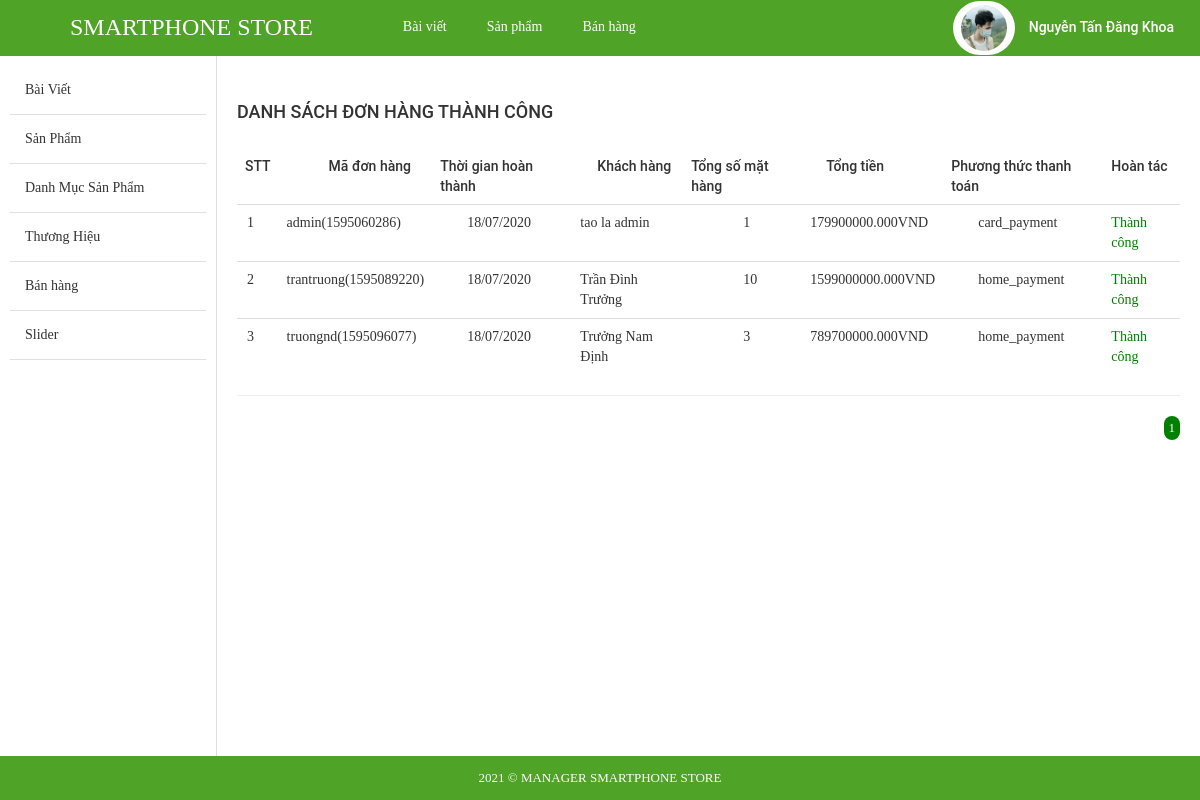
Page /store/admin/index.php?modules=orders&controllers=index&action=list (signed in) on the committed database.
### tables this page shows
CREATE TABLE `tbl_order` (
  `id` int(11) NOT NULL,
  `custom_id` int(11) NOT NULL,
  `total_price` float NOT NULL,
  `total_num_product` int(11) NOT NULL,
  `create_date` varchar(255) NOT NULL,
  `note` text NOT NULL,
  `payment_method` varchar(255) NOT NULL,
  `status` enum('Thành công','Chờ xác nhận','Hủy','') NOT NULL,
  `id_cart` int(11) NOT NULL,
  `time` varchar(255) NOT NULL,
  `code` varchar(255) NOT NULL,
  `date_confirm` varchar(255) NOT NULL
);

### store/admin/libraries/database.php (called while the page is built, shortened)
<?php
function db_query($query_string) {
    global $conn;
    $result = mysqli_query($conn, $query_string);
    return $result;
}
function db_fetch_row($query_string) {
    $mysqli_result = db_query($query_string);
    $result = mysqli_fetch_assoc($mysqli_result);
    return $result;
}
function db_fetch_array($query_string) {
    $result = array();
    $mysqli_result = db_query($query_string);
    while ($row = mysqli_fetch_assoc($mysqli_result)) {
        $result[] = $row;
    }
    return $result;
}

### store/admin/modules/orders/models/indexModel.php (called while the page is built, shortened)
<?php
function getAllOrder(){
	return db_fetch_array("SELECT * FROM `tbl_order` WHERE `status` ='Thành công'");
}
function getNameCus($id){
	$data = db_fetch_row("SELECT * FROM `tbl_customer` WHERE `id` = '$id'");
	return $data['fullname'];
}
 ?>

### store/admin/modules/orders/controllers/indexController.php (called while the page is built, shortened)
<?php
function listAction() {
	$data_tmp = getAllOrder();
	foreach ($data_tmp as $key => $value) {
		$data_tmp[$key]['fullname'] = getNameCus($data_tmp[$key]['custom_id']);
	}
	if(!empty($_GET['page'])){
		$page = $_GET['page'];
	}else{
		$page =1;
	}
	$numProduct = count($data_tmp);
	$productOnPage = 5;
	$num = ceil($numProduct/$productOnPage);
	$start = ($page - 1) * $productOnPage;
	$res =[];
	for ($i=$start; $i < $start+$productOnPage; $i++) {
		if(isset($data_tmp[$i]))
        $res[] = $data_tmp[$i];
	};
	$data = [$res, $num, $page];
	load_view('list',$data);
}
?>

### store/admin/core/router.php (called while the page is built, shortened)
<?php
$action_name = get_action().'Action';
call_function(array('construct', $action_name));

### store/admin/core/appload.php (called while the page is built, shortened)
<?php
require CONFIGPATH . DIRECTORY_SEPARATOR . 'database.php';
require LIBPATH . DIRECTORY_SEPARATOR . 'database.php';
require COREPATH . DIRECTORY_SEPARATOR . 'base.php';
require COREPATH . DIRECTORY_SEPARATOR . 'router.php';

### store/admin/index.php (called while the page is built, shortened)
<?php
require COREPATH.DIRECTORY_SEPARATOR.'appload.php';

### store/admin/modules/orders/views/listView.php (the view, shortened to what this page needs)
<div id="main-content-wp" class="list-product-page">
    <div class="wrap clearfix">
        <div id="content" class="fl-right">
            <div class="section" id="title-page">
                <div class="clearfix">
                    <h3 id="index" class="fl-left">Danh sách đơn hàng thành công</h3>
                </div>
            </div>
            <div class="section" id="detail-page">
                <div class="section-detail">
                    <div class="table-responsive">
                        <table class="table list-table-wp">
                            <thead>
                                <tr>
                                    <td><span class="thead-text">STT</span></td>
                                    <td style="padding-left: 50px"><span class="thead-text">Mã đơn hàng</span></td>
                                    <td><span class="thead-text">Thời gian hoàn thành</span></td>
                                    <td style="padding-left: 25px"><span class="thead-text">Khách hàng</span></td>
                                    <td><span class="thead-text">Tổng số mặt hàng</span></td>
                                    <td style="padding-left: 24px"><span class="thead-text">Tổng tiền</span></td>
                                    <td><span class="thead-text">Phương thức thanh toán</span></td>
                                    <td><span class="thead-text">Hoàn tác</span></td>
                                </tr>
                            </thead>
                            <tbody>
                                <?php if(!empty($data['0'])) foreach ($data['0'] as $key => $value) {?>
                                <tr>
                                    <td style="padding-left: 10px"><span class="tbody-text"><?php echo ($key +1); ?></span></td>
                                    <td><span class="tbody-text"><?php  echo $value['code']; ?></span></td>
                                    <td style="padding-left: 35px"><span class="tbody-text"><?php  echo $value['date_confirm']; ?></span></td>
                                    <td><span class="tbody-text"><?php  echo $value['fullname']; ?></span></td>
                                    <td style="padding-left: 60px"><span class="tbody-text"><?php  echo $value['total_num_product']; ?></span></td>
                                    <td><span class="tbody-text"><?php  echo $value['total_price'].'0.000VND'; ?></h3></span>
                                    <td style="padding-left: 35px"><span class="tbody-text"><?php  echo $value['payment_method']; ?></span></td>
                                    <td><span class="tbody-text" style="color: green;">Thành công</span></td>
                                </tr>
                                <?php }; ?>
                            </tbody>
                        </table>
                        <hr>
                    </div>
                </div>
            </div>
            <div class="section" id="paging-wp">
                <div class="section-detail clearfix">
                    <ul id="list-paging" class="fl-right">
                        <?php for ($i=1; $i <= $data['1'] ; $i++) { ?>
                        <li>
                            <a <?php if($i == $data['2']) echo 'style="background-color: green;color:white; border-radius:300px;"';  ?>  href="?modules=orders&controllers=index&action=list&page=<?php echo $i; ?>" title=""><?php echo $i; ?></a>
                        </li>
                        <?php }; ?>
                    </ul>
                </div>
            </div>
        </div>
    </div>
</div>

### store/admin/core/base.php (shortened to what this page needs)
<?php
function get_module() {
    global $config;
    $module = isset($_GET['modules']) ? $_GET['modules'] : $config['default_module'];
    return $module;
}
function call_function($list_function = array()) {
    if (is_array($list_function)) {
        foreach ($list_function as $f) {
            if (function_exists($f())) {
                $f();
            }
        }
    }
}
function load_view($name, $data_send = array()) {
    $data = $data_send;
    $path = MODULESPATH . DIRECTORY_SEPARATOR . get_module() . DIRECTORY_SEPARATOR . 'views' . DIRECTORY_SEPARATOR . $name . 'View.php';
    if (file_exists($path)) {
        require $path;
    } else {
        echo "Không tìm thấy {$path}";
    }
}
function get_header($name = '') {
    global $data;
    if (empty($name)) {
        $name = 'header';
    } else {
        $name = "header-{$name}";
    }
    $path = LAYOUTPATH . DIRECTORY_SEPARATOR . $name . '.php';
    if (file_exists($path)) {
        if (is_array($data)) {
            foreach ($data as $key => $a) {
                $$key = $a;
            }
        }
        require $path;
    } else {
        echo "Không tìm thấy {$path}";
    }
}
function get_footer($name = '') {
    global $data;
    if (empty($name)) {
        $name = 'footer';
    } else {
        $name = "footer-{$name}";
    }
    $path = LAYOUTPATH . DIRECTORY_SEPARATOR . $name . '.php';
    if (file_exists($path)) {
        if (is_array($data)) {
            foreach ($data as $key => $a) {
                $$key = $a;
            }
        }
        require $path;
    } else {
        echo "Không tìm thấy {$path}";
    }
}
function get_sidebar($name = '') {
    global $data;
    if (empty($name)) {
        $name = 'sidebar';
    } else {
        $name = "sidebar-{$name}";
    }
    $path = LAYOUTPATH . DIRECTORY_SEPARATOR . $name . '.php';
    if (file_exists($path)) {
        if (is_array($data)) {
            foreach ($data as $key => $a) {
                $$key = $a;
            }
        }
        require $path;
    } else {
        echo "Không tìm thấy {$path}";
    }
}
?>

### store/admin/public/css/import/global.css (style rules this page uses)
body { font-family: "Roboto Regular"; font-size: 14px; line-height: 24px; color: #333; }
.fl-left { float: left; }
.fl-right { float: right; }
ul li { list-style: none!important; }
a { text-decoration: none!important; }

### store/admin/public/css/import/list_post.css (style rules this page uses)
#content { width: 82%; border-left: 1px solid #ddd; padding: 20px; }
#index { font-family: 'Roboto Medium'; font-weight: normal; text-transform: uppercase; font-size: 18px; padding: 24px 0px; }
.list-table-wp thead tr td { font-family: 'Roboto Medium'; font-weight: normal; }
#list-paging li { float: left; }
#list-paging li a { display: inline-block; color: #555; font-size: 13px; padding: 0px 5px; }

### store/admin/public/css/import/detail_order.css (style rules this page uses)
.table { margin-bottom: 0!important; }

### rows in the picture
tbl_order: code "admin(1595060286)", date_confirm "18/07/2020", fullname "tao la admin", total_num_product "1", total_price "17990000", payment_method "card_payment"
tbl_order: code "trantruong(1595089220)", date_confirm "18/07/2020", fullname "Trần Đình Trưởng", total_num_product "10", total_price "159900000", payment_method "home_payment"
tbl_order: code "truongnd(1595096077)", date_confirm "18/07/2020", fullname "Trưởng Nam Định", total_num_product "3", total_price "78970000", payment_method "home_payment"
